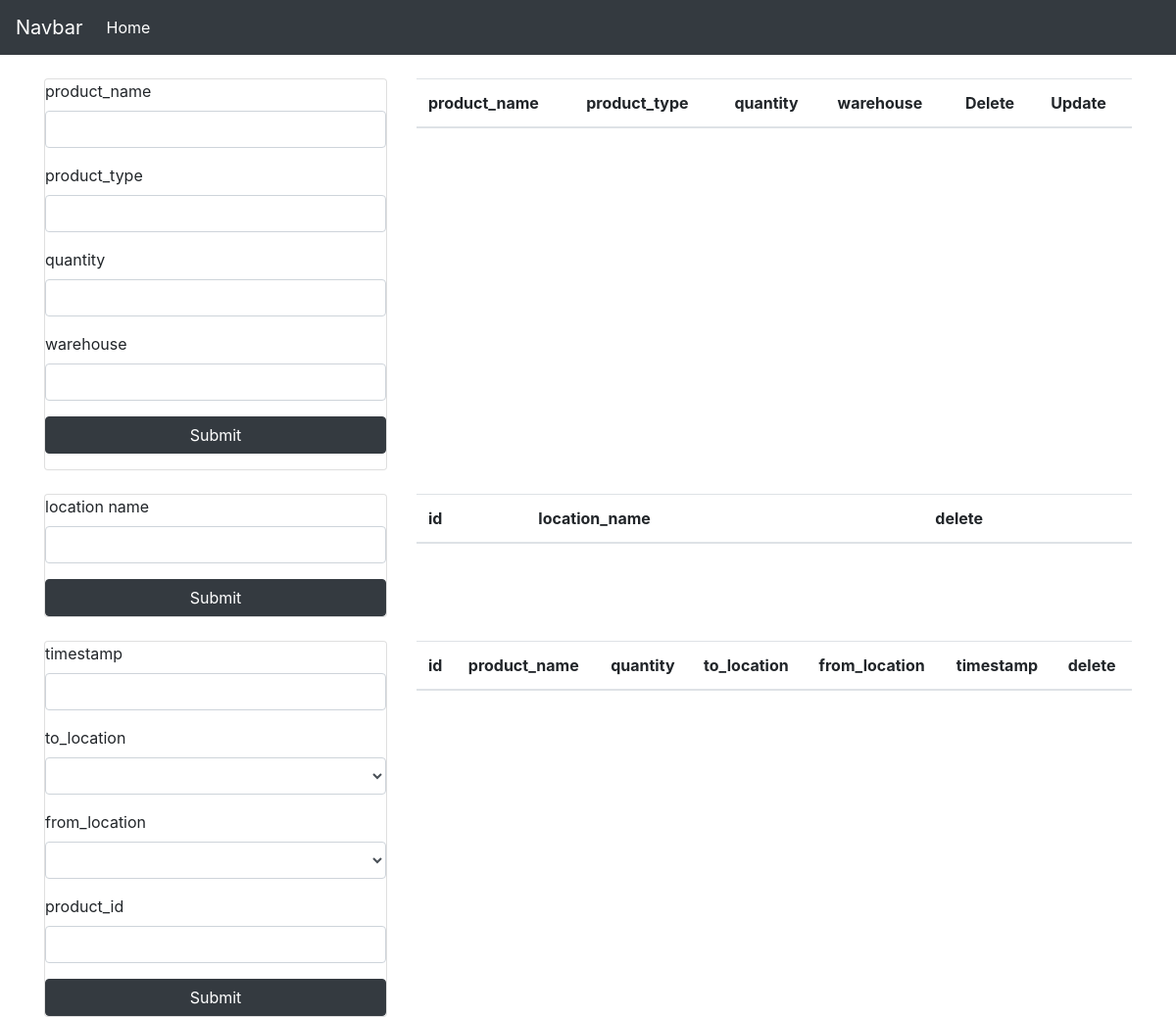
Before: / with the older database file.
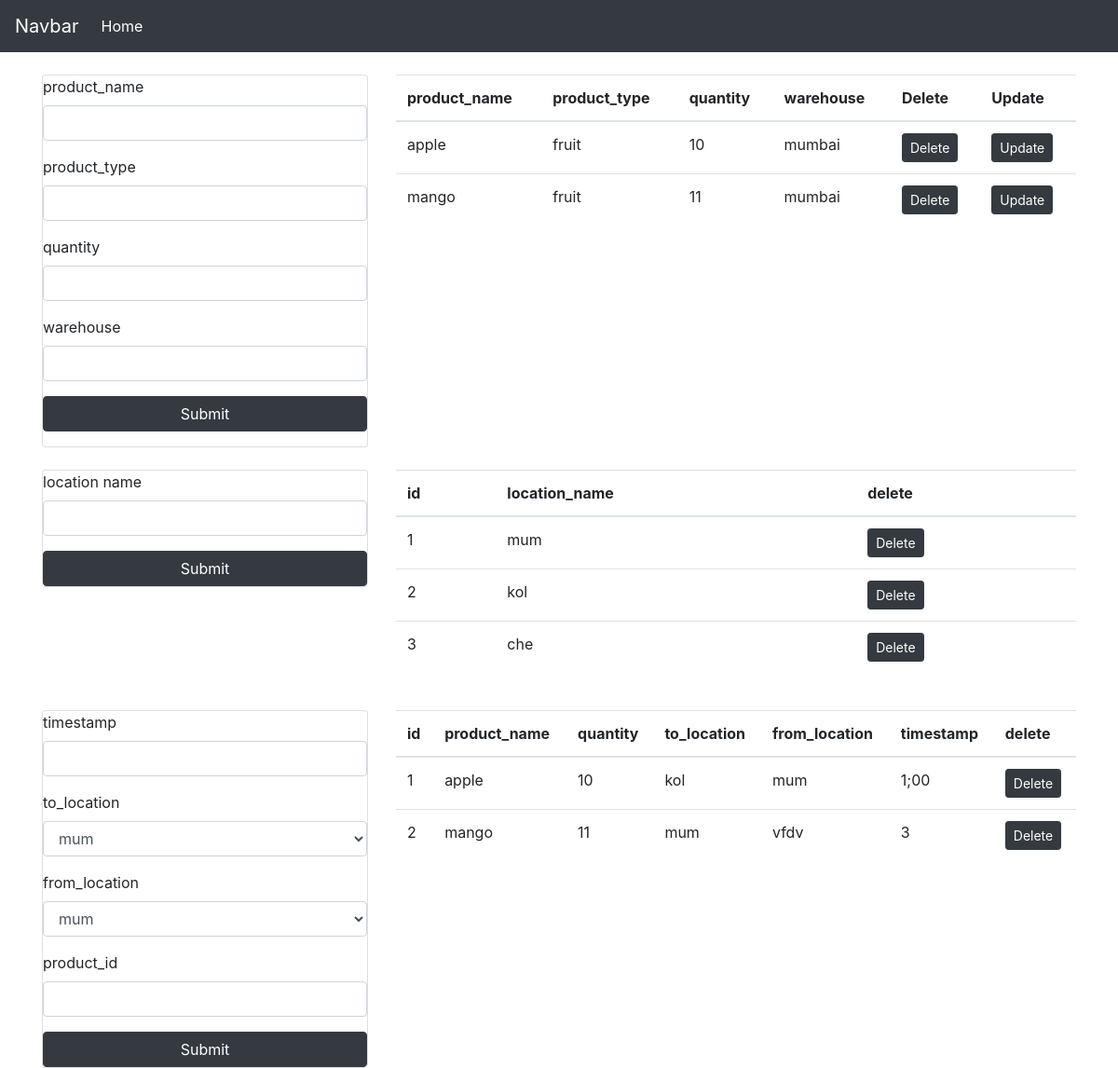
After: the same page with the newer database file.
### app.py (models this page shows)
class User1(db.Model):
    id = db.Column(db.Integer,primary_key=True, autoincrement=True)
    product_name = db.Column(db.String(200))
    product_type = db.Column(db.String(200))
    quantity = db.Column(db.String(200))
    warehouse = db.Column(db.String(200))
    movements = db.relationship('Movement', backref="user2")

class Location(db.Model):
    id = db.Column(db.Integer,primary_key=True, autoincrement=True)
    location_name = db.Column(db.String(200))

class Movement(db.Model):
    id = db.Column(db.Integer, primary_key=True)
    timestamp = db.Column(db.String(200))
    to_location = db.Column(db.String(200))
    from_location = db.Column(db.String(200))
    product_id = db.Column(db.Integer, db.ForeignKey('user1.id'))

### app.py (the view, shortened to what this page needs)
@app.route('/',methods=['GET','POST'])
def get():
    if request.method == "GET":
        user1s = User1.query.all()
        locations = Location.query.all()
        for i in locations:
            print(i)
        movements = db.session.query(User1, Movement).filter(User1.id == Movement.product_id ).all()
        page ='home'
        user = User1(id='',product_name='',product_type='',quantity='',warehouse='')
        return render_template('home.html',user1s=user1s,locations=locations,movements=movements,page=page,user=user)

### templates/home.html (shortened to what this page needs)
{% extends 'index.html' %}
{% block content %}
<br>
<div class="row">
    <div class="col-lg-4">
        <div class="card">
            {% if page == 'home' %}
            <form action="/" method="POST" class="form-group">
            {% endif %}
            <div class="form-group">
                <label for="">product_name</label>
                <input type="text" name="product_name" class="form-control" value={{user.product_name}}>
            </div>
            <div class="form-group">
                <label for="">product_type</label>
                <input type="text" name="product_type" class="form-control" value={{user.product_type}}>
            </div>
            <div class="form-group">
                <label for="">quantity</label>
                <input type="text" name="quantity" class="form-control" value={{user.quantity}}>
            </div>
            <div class="form-group">
                <label for="">warehouse</label>
                <input type="text" name="warehouse" class="form-control" value={{user.warehouse}}>
            </div>
            <button class="btn btn-block btn-dark">Submit</button>
            </form>
        </div>
    </div>
    <div class="col-lg-8">
        <table class="table">
            <thead>
                <th>product_name</th>
                <th>product_type</th>
                <th>quantity</th>
                <th>warehouse</th>
                <th>Delete</th>
                <th>Update</th>
            </thead>
            <tbody>
                {% for i in user1s %}
                <tr>
                    <td>{{ i.product_name }}</td>
                    <td>{{ i.product_type }}</td>
                    <td>{{ i.quantity }}</td>
                    <td>{{ i.warehouse }}</td>
                    <td>
                        <a href='/delete_product/{{i.id}}' class="btn btn-sm btn-dark">Delete</a>
                    </td>
                    <td>
                        <a href='/update_product/{{i.id}}' class="btn btn-sm btn-dark">Update</a>
                    </td>
                </tr>
                {% endfor %}
            </tbody>
        </table>
    </div>
</div>
<br>
<div class="row">
    <div class="col-lg-4">
        <div class="card">
            <form method="POST" action="/add_location">
                <div class="form-group">
                    <label for="">location name</label>
                    <input type="text" name="location_name" class="form-control" >
                </div>
                <button class="btn btn-block btn-dark">Submit</button>
            </form>
        </div>
    </div>
    <div class="col-lg-8">
        <table class="table">
            <thead>
                <th>id</th>
                <th>location_name</th>
                <th>delete</th>
            </thead>
            <tbody>
                {% for i in locations %}
                <tr>
                    <td>{{ i.id }}</td>
                    <td>{{ i.location_name }}</td>
                    <td>
                        <a href='/delete_location/{{i.id}}' class="btn btn-sm btn-dark">Delete</a>
                    </td>
                </tr>
                {% endfor %}
            </tbody>
        </table>
    </div>
</div>
<br>
<div class="row">
    <div class="col-lg-4">
        <div class="card">
            <form method="POST" action="/add_movement">
                <div class="form-group">
                    <label for="">timestamp</label>
                    <input type="text" name="timestamp" class="form-control" >
                </div>
                <div class="form-group">
                    <label for="">to_location</label>
                    <select class="form-control" name="to_location" id="to_location">
                        {% for i in locations %}
                        <option value="{{i.location_name}}">{{i.location_name}}</option>
                        {% endfor %}
                    </select>
                </div>
                <div class="form-group">
                    <label for="">from_location</label>
                    <select class="form-control" name="from_location" id="from_location">
                        {% for i in locations %}
                        <option value="{{i.location_name}}">{{i.location_name}}</option>
                        {% endfor %}
                    </select>
                </div>
                <div class="form-group">
                    <label for="">product_id</label>
                    <input type="text" name="product_id" class="form-control" >
                </div>
                <button class="btn btn-block btn-dark">Submit</button>
            </form>
        </div>
    </div>
    <div class="col-lg-8">
        <table class="table">
            <thead>
                <th>id</th>
                <th>product_name</th>
                <th>quantity</th>
                <th>to_location</th>
                <th>from_location</th>
                <th>timestamp</th>
                <th>delete</th>
            </thead>
            <tbody>
                {% for i in movements %}
                <tr>
                    <td>{{ i.User1.id }}</td>
                    <td>{{ i.User1.product_name }}</td>
                    <td>{{ i.User1.quantity }}</td>
                    <td>{{ i.Movement.to_location }}</td>
                    <td>{{ i.Movement.from_location }}</td>
                    <td>{{ i.Movement.timestamp }}</td>
                    <td>
                        <a href='/delete_movement/{{i.User1.id}}' class="btn btn-sm btn-dark">Delete</a>
                    </td>
                </tr>
                {% endfor %}
            </tbody>
        </table>
    </div>
</div>
{% endblock %}

### templates/index.html (shortened to what this page needs)
<!DOCTYPE html>
<html lang="en">
<head>
    <link rel="stylesheet" href="https://stackpath.bootstrapcdn.com/bootstrap/4.3.1/css/bootstrap.min.css">    <title>Document</title>
</head>
<body>
    <nav class="navbar navbar-expand-lg navbar-dark bg-dark">
        <a class="navbar-brand" href="#">Navbar</a>
        <div class="collapse navbar-collapse" id="navbarNavAltMarkup">
          <div class="navbar-nav">
            <a class="nav-item nav-link active" href="#">Home <span class="sr-only">(current)</span></a>
          </div>
        </div>
      </nav>
    <div class="container">
    {% block content %}{% endblock %}
</div>
</body>
</html>

Changed rows visible on the page:
added User1: product_name "apple", product_type "fruit", quantity "10", warehouse "mumbai", User1.id "1", User1.product_name "apple", User1.quantity "10", Movement.to_location "kol", Movement.from_location "mum", Movement.timestamp "1;00"
added User1: product_name "mango", product_type "fruit", quantity "11", warehouse "mumbai", User1.id "2", User1.product_name "mango", User1.quantity "11", Movement.to_location "mum", Movement.from_location "vfdv", Movement.timestamp "3"
added Location: id "1", location_name "mum"
added Location: id "2", location_name "kol"
added Location: id "3", location_name "che"
Other visible differences:
form field to_location: (not shown) → "mum"
form field from_location: (not shown) → "mum"
